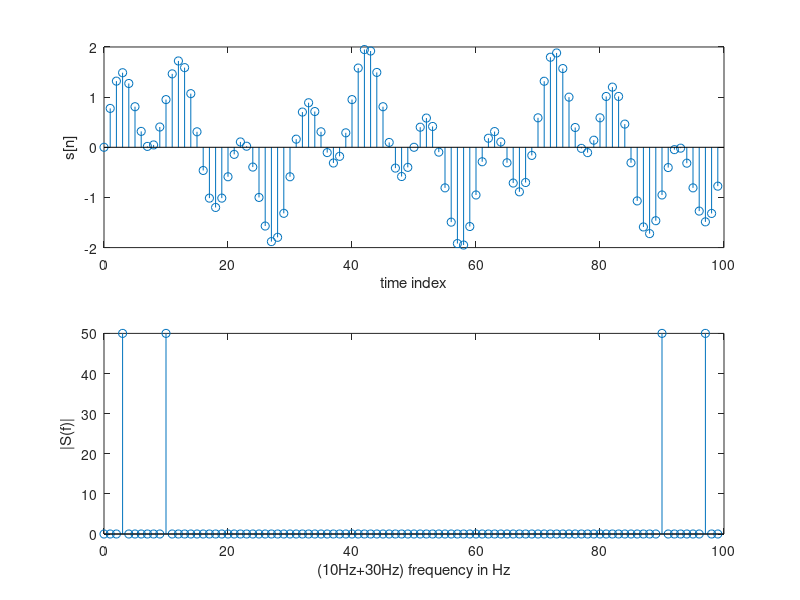
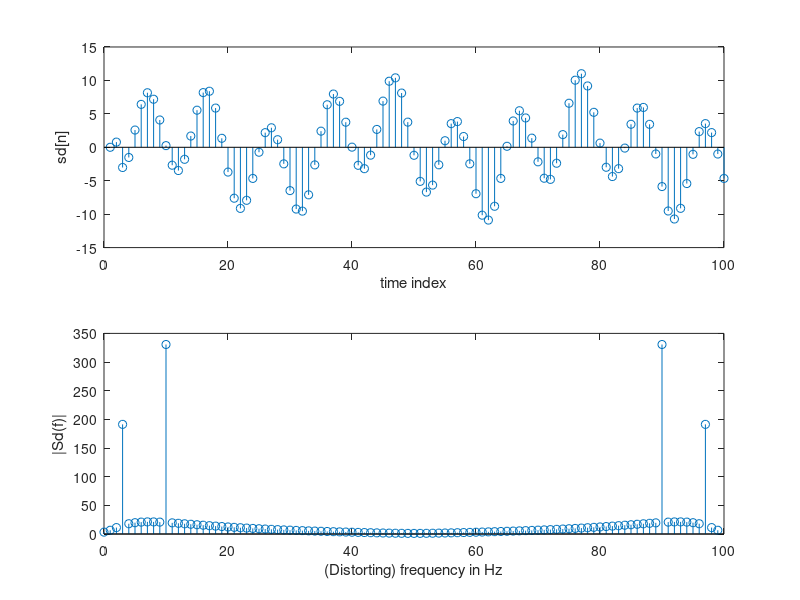
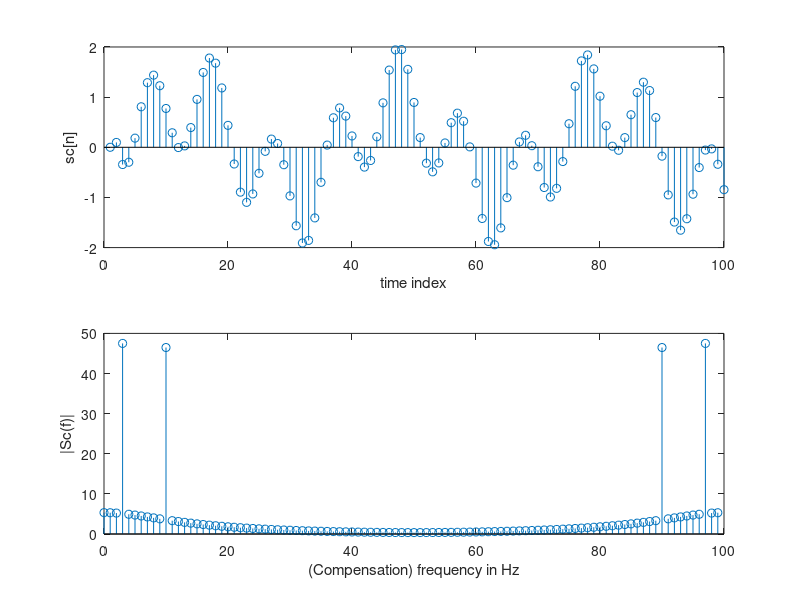

Write MATLAB code to recreate these figures, in order.
clear;
clc;
num = [1 -6.9 13.4 -7.2];
den = [1 -1.3 0.47 -0.035];
pole = roots(num);
zero = roots(den);

ca = 1;
cb = 1;
for i = 1 : length(pole)
    if (abs(pole(i)) > 1 )
        ca = ca * (-1) * pole(i);
        pole(i) = 1 / pole(i);
    end
end
for i = 1 : length(zero)
    if abs(zero(i)) > 1
        cb = cb * (-1) * zero(i);
        zero(i) = 1 / zero(i);
    end
end

mina = ca * poly(pole);
minb = cb * poly(zero);

f0 = 10;          % 10 Hz sine wave
f1 = 30;          % 30 Hz sine wave
T = 0.01;         % sampling period = 0.01 sec
N = 100;
n = 0 : 1 : N-1;
a = sin(2*pi*f0*n*T);
b = sin(2*pi*f1*n*T*0.1); % increase the 30Hz sampling rate.
x = a + b;

figure(1);
subplot(2, 1, 1); stem(n, x);
xlabel('time index'); ylabel('s[n]');
f = n / T / N;
subplot(2, 1, 2); stem(f, abs(fft(x)));
xlabel('(10Hz+30Hz) frequency in Hz'); ylabel('|S(f)|');

figure(2);
y = filter(num, den, x);
subplot(2, 1, 1); stem(y);
xlabel('time index'); ylabel('sd[n]');
subplot(2, 1, 2); stem(f, abs(fft(y)));
xlabel('(Distorting) frequency in Hz'); ylabel('|Sd(f)|');

figure(3);
y2 = filter(minb, mina, y);
subplot(2, 1, 1); stem(y2);
xlabel('time index'); ylabel('sc[n]');
subplot(2, 1, 2); stem(f, abs(fft(y2)));
xlabel('(Compensation) frequency in Hz'); ylabel('|Sc(f)|');
